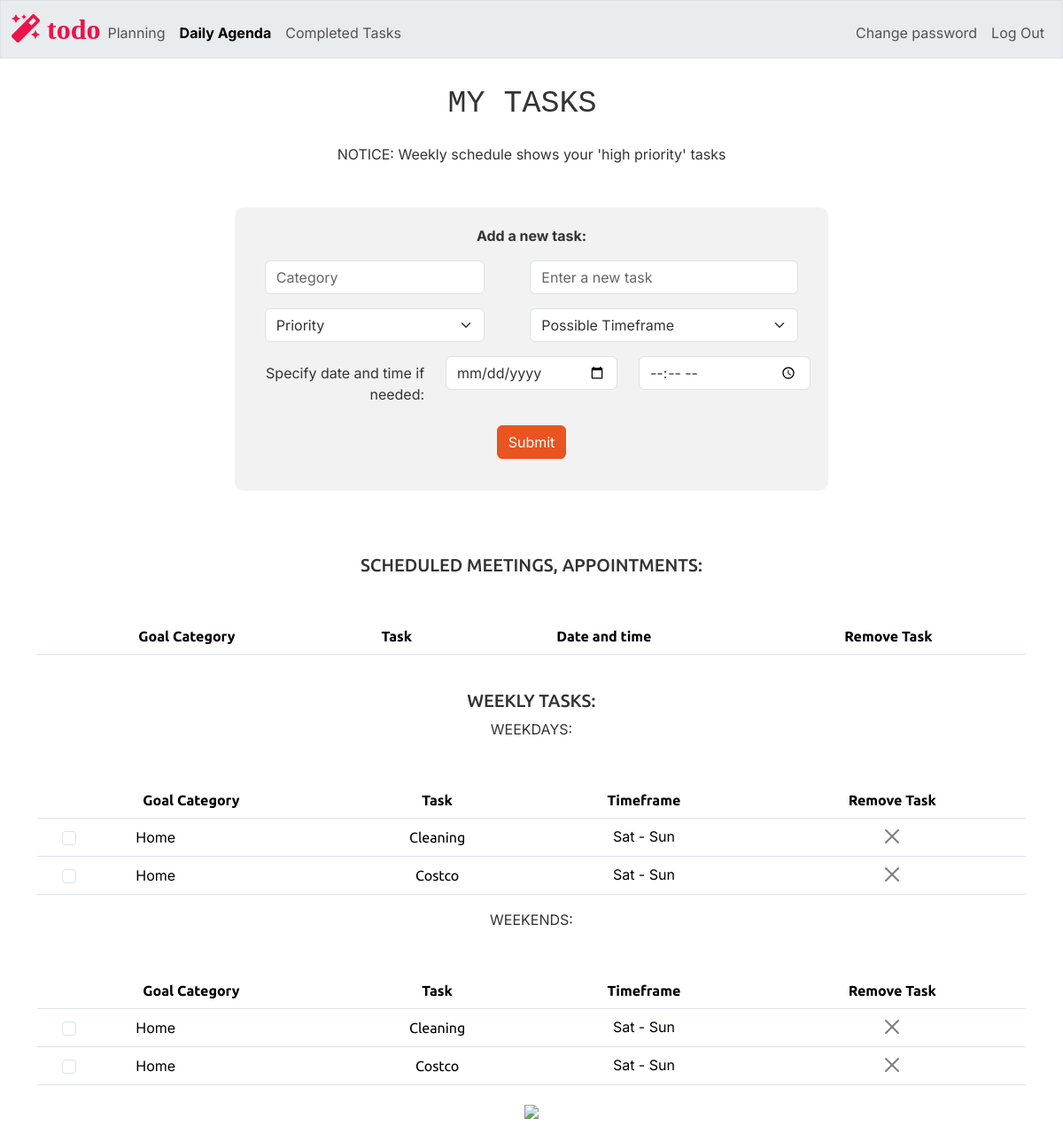
/agenda (signed in), run on an earlier commit of the app's database.
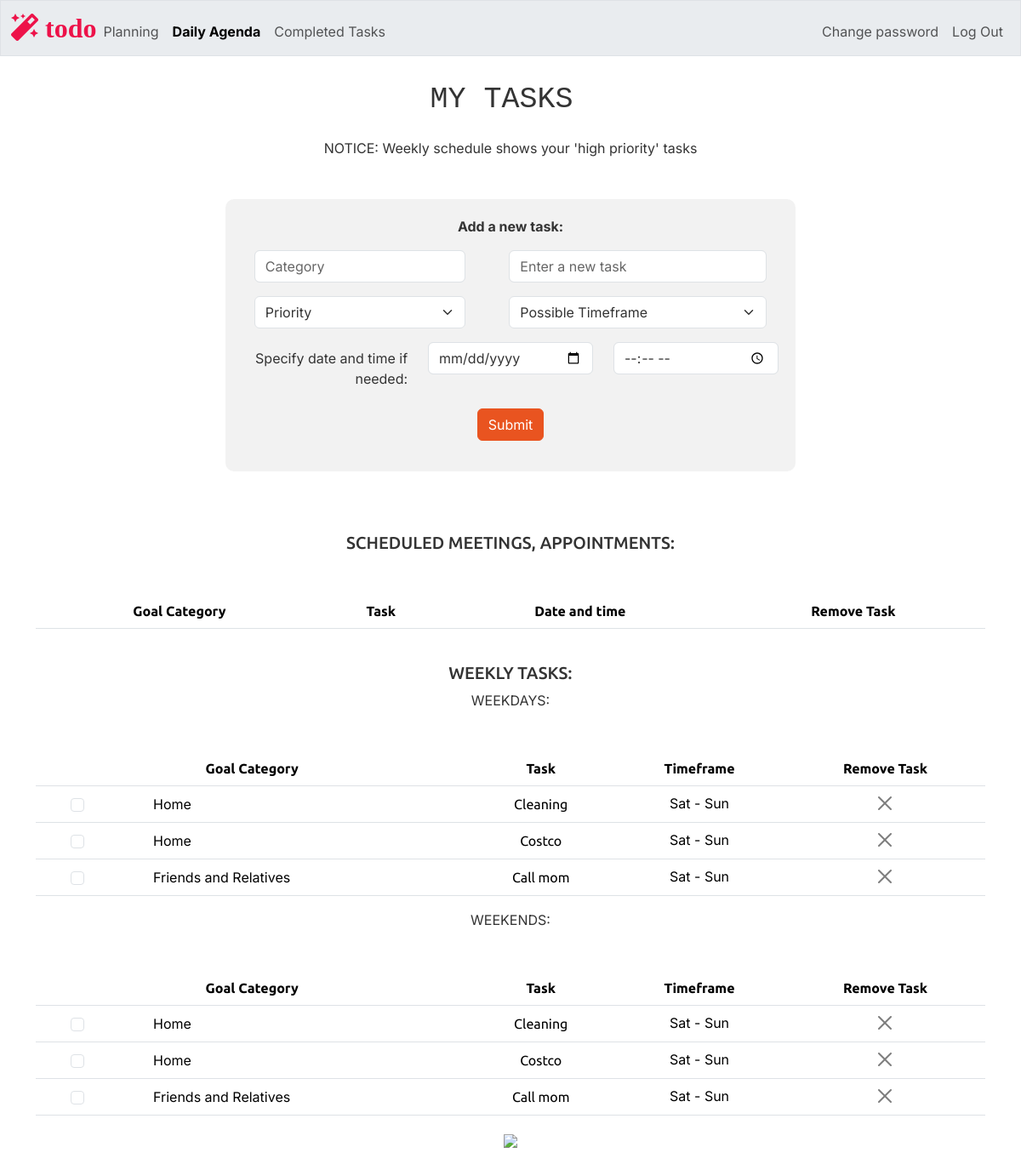
And on a later commit of the database.
### tables this page shows
CREATE TABLE tasks (
    id INTEGER PRIMARY KEY AUTOINCREMENT NOT NULL,
    users_id INTEGER NOT NULL,
    category TEXT NOT NULL,
    task TEXT NOT NULL,
    timeframe TEXT,
    priority TEXT,
    completion INTEGER DEFAULT 0,
    date DATE,
    time TIME,
    FOREIGN KEY (users_id) REFERENCES users(id)
);

### app.py (the view)
@app.route("/agenda", methods=["GET", "POST"])
@login_required
def agenda():
    users_id = session["user_id"]
    appointments = db.execute("SELECT id, category, task, completion, date, time FROM tasks WHERE users_id =? AND completion = 0 AND (date IS NOT NULL AND date != '' OR time IS NOT NULL AND time != '')", users_id)
    weekdays = db.execute("SELECT id, category, task, completion, timeframe FROM tasks WHERE users_id =? AND completion = 0 AND priority = 'High'", users_id)
    weekends = db.execute("SELECT id, category, task, completion, timeframe FROM tasks WHERE users_id =? AND completion = 0 AND priority = 'High'", users_id)
    welcome_message_h1 = " MY TASKS "
    welcome_message_p = "NOTICE: Weekly schedule shows your 'high priority' tasks "
    return render_template("agenda.html", appointments=appointments, weekdays = weekdays, weekends=weekends, welcome_message_h1 = welcome_message_h1, welcome_message_p = welcome_message_p, current_page="agenda")

### app.py (called while the page is built)
@app.after_request
def after_request(response):
    response.headers["Cache-Control"] = "no-cache, no-store, must-revalidate"
    response.headers["Expires"] = 0
    response.headers["Pragma"] = "no-cache"
    return response

### helpers.py (called while the page is built)
def login_required(f):
    @wraps(f)
    def decorated_function(*args, **kwargs):
        if session.get("user_id") is None:
            return redirect("/login")
        return f(*args, **kwargs)
    return decorated_function

### templates/agenda.html (shortened to what the changed rows need)
{% extends "layout.html" %}
{% block main %}
    <table class="table  mt-5">
        <thead>
            <h5>
                SCHEDULED MEETINGS, APPOINTMENTS:
            </h5>
            <tr>
                <th> Goal Category</th>
                <th> Task </th>
                <th> Date and time </th>
                <th> Remove Task </th>
            </tr>
        </thead>
    </table>
<br>
    <table class="table  mt-5">
        <thead>
            <tr>
                <th> Goal Category</th>
                <th> Task </th>
                <th> Timeframe </th>
                <th> Remove Task </th>
            </tr>
        </thead>
        <tbody>
            {% for task in weekdays %}
                <tr id="todo_row_{{ task.id }}" >
                    <td class="align-middle ">
                        <div class="d-flex align-items-center " >
                            <div class=" col-sm-2 d-flex justify-content-center align-items-center form-check" >
                                <input class="form-check-input completion-checkbox"
                                        type="checkbox"
                                        id="completion_{{ task.id }}"
                                        name="task_completion"
                                        data-task-id="{{ task.id }}"
                                        data-completion="{{ task.completion}}"
                                        onchange="updateTaskStatus(this)">
                            </div>
                            <label class="form-check-label ms-5" for="completion_{{ task.id }}">
                                {{ task.category }}
                            </label>
                        </div>
                    </td>
                    <td class="align-middle ">{{ task.task }}</td>
                    <td>
                        <div>
                            {{ task.timeframe or '' }}
                        </div>
                    </td>
                    <td>
                        <button class="btn-close" data-bs-toggle="modal" data-bs-target="#deleteConfirmationModal_{{ task.id }}"></button>
                    </td>
                </tr>
            {% endfor %}
        </tbody>
    </table>
    <table class="table  mt-5">
        <thead>
            <tr>
                <th> Goal Category</th>
                <th> Task </th>
                <th> Timeframe </th>
                <th> Remove Task </th>
            </tr>
        </thead>
        <tbody>
            {% for task in weekends %}
                <tr id="todo_row_{{ task.id }}" >
                    <td class="align-middle ">
                        <div class="d-flex align-items-center " >
                            <div class=" col-sm-2 d-flex justify-content-center align-items-center form-check" >
                                <input class="form-check-input completion-checkbox"
                                        type="checkbox"
                                        id="completion_{{ task.id }}"
                                        name="task_completion"
                                        data-task-id="{{ task.id }}"
                                        data-completion="{{ task.completion}}"
                                        onchange="updateTaskStatus(this)">
                            </div>
                            <label class="form-check-label ms-5" for="completion_{{ task.id }}">
                                {{ task.category }}
                            </label>
                        </div>
                    </td>
                    <td class="align-middle ">{{ task.task }}</td>
                    <td>
                        <div>
                            {{ task.timeframe or '' }}
                        </div>
                    </td>
                    <td>
                        <button class="btn-close" data-bs-toggle="modal" data-bs-target="#deleteConfirmationModal_{{ task.id }}"></button>
                    </td>
                </tr>
            {% endfor %}
        </tbody>
    </table>
{% endblock %}

What changed in the data, as far as the page shows it:
added tasks: category "Friends and Relatives", task "Call mom", timeframe "Sat - Sun"
